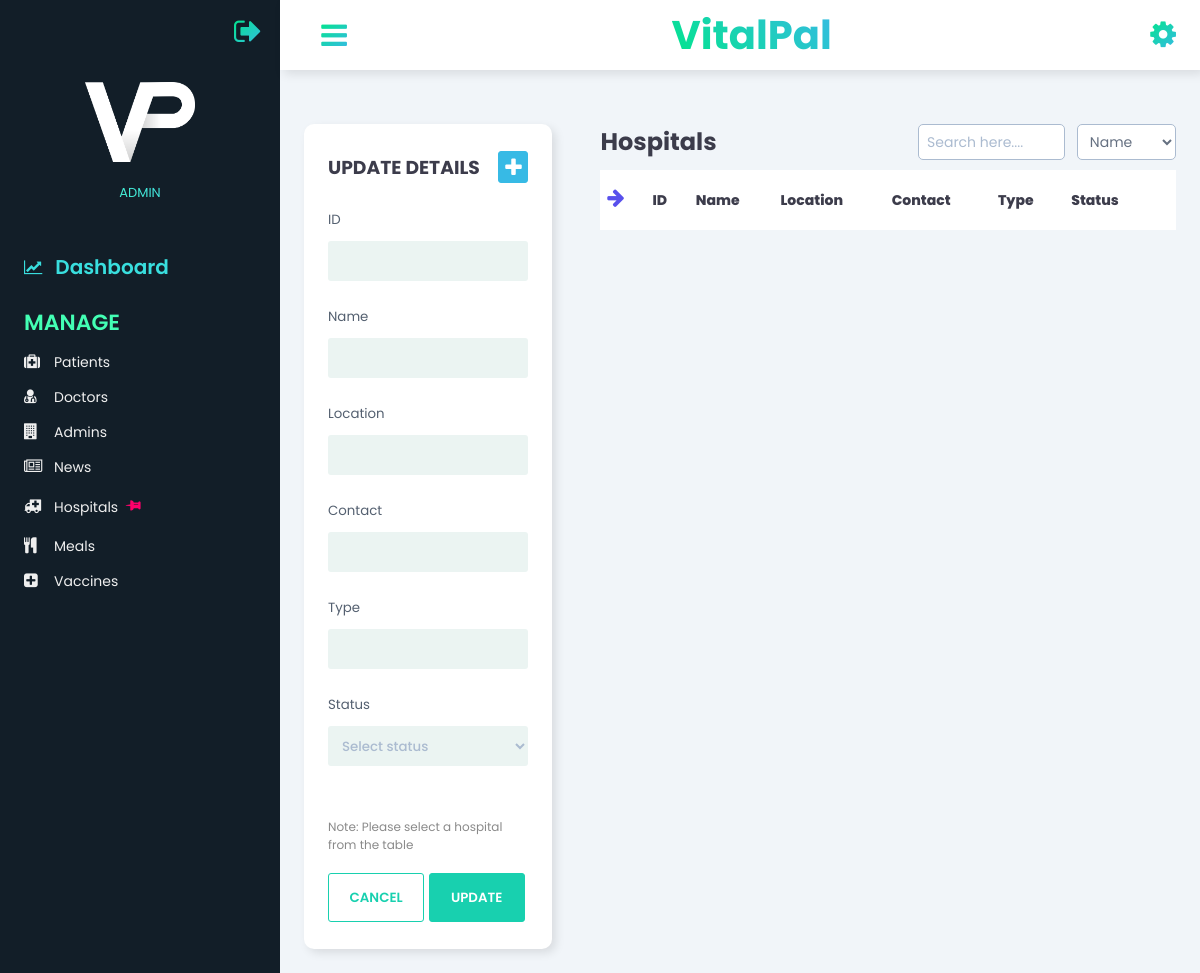
/admin/Hospitals.php (signed in), run on an earlier commit of the app's database.
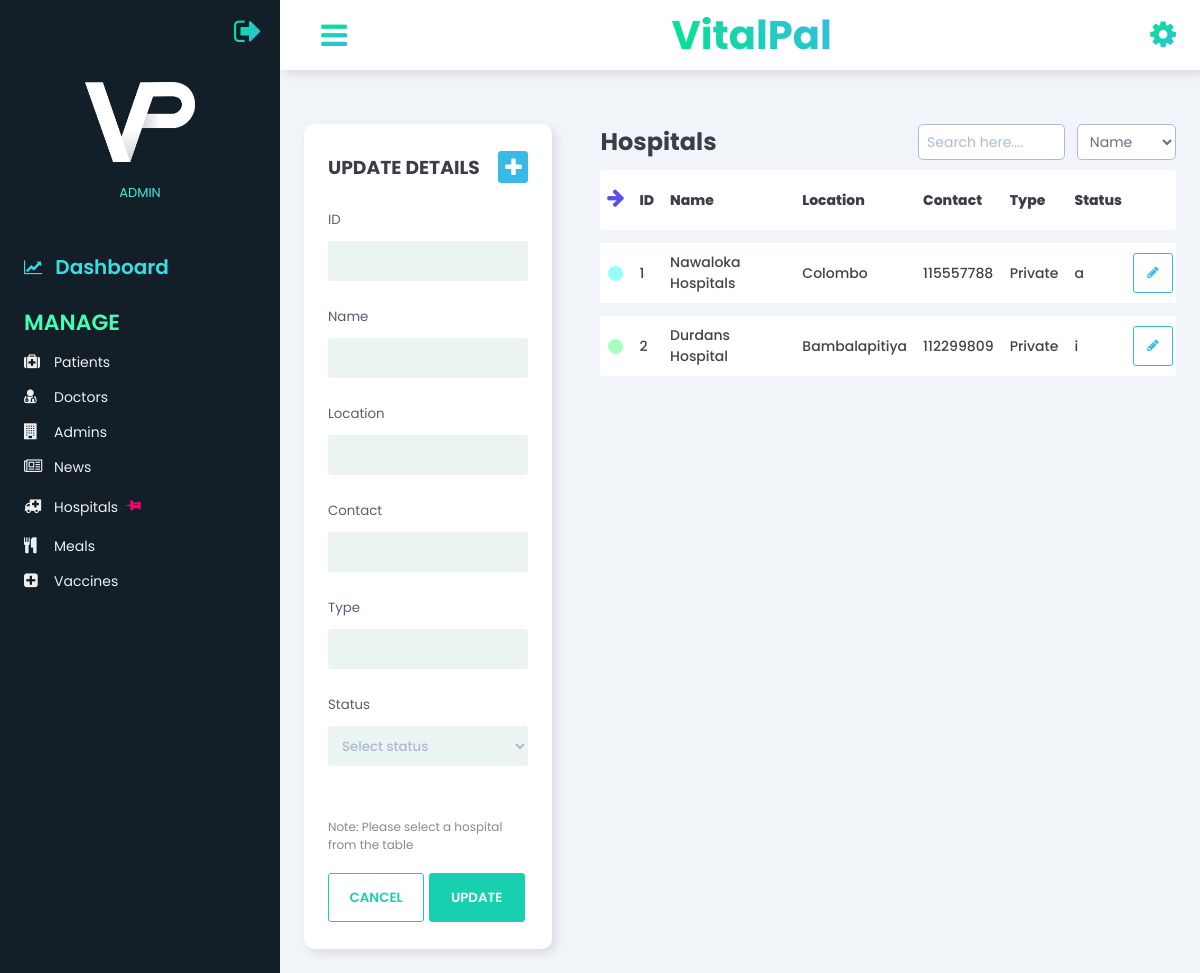
And on a later commit of the database.
### tables this page shows
CREATE TABLE `hospital` (
  `hospital_ID` int(4) NOT NULL,
  `name` varchar(20) NOT NULL,
  `location` varchar(20) NOT NULL,
  `contact` int(10) NOT NULL,
  `type` varchar(10) NOT NULL,
  `h_status` varchar(1) NOT NULL
);

### classes/hospitals.php (called while the page is built, shortened)
<?php
    class Hospital {
        public function __construct() {
            $con = mysqli_connect(HOST, USER, PASS, DB) or die('Connection Error! '.mysqli_error());
            $this->vpc=$con;
        }
        public function h_fetchdata(){
            $result=mysqli_query($this->vpc,"SELECT * FROM hospital");
            return $result;
        }
    }
?>

### admin/Hospitals.php (the view, shortened to what the changed rows need)
<?php
include_once("../classes/hospitals.php");
?>
<!DOCTYPE html>
<html>
    <head>
        <link rel="stylesheet" href="../css/style_3.css?v=<?php echo time(); ?>">
        <link href="https://stackpath.bootstrapcdn.com/font-awesome/4.7.0/css/font-awesome.min.css" rel="stylesheet">
    </head>
<body>
    <div class="main-content">
        <header>
            <div class="header-heading">
                <a href="Dashboard.php"><h2>VitalPal</h2></a>
            </div>
        </header>
        <main>
            <div class="grid">
                <div class="data">
                    <div class="filtering">
                        <h2>Hospitals</h2>
                    </div>
                    <div class="table-responsive">
                        <table id="table" width="100%">
                            <tbody>
                                <?php
                                    include_once '../classes/hospitals.php';
                                    $fetchdata=new Hospital();
                                    $sql=$fetchdata->h_fetchdata();
                                    $cnt=1;
                                    while($row=mysqli_fetch_array($sql))
                                    {
                                echo '
                                <tr>
                                    <td>
                                        <div>
                                            <span class="indicator"></span>
                                        </div>
                                    </td>
                                    <td id=id'.$cnt.'>
                                        <div>
                                            '.$row['hospital_ID'].'
                                        </div>
                                    </td>
                                    <td id=name'.$cnt.'>
                                        <div>
                                            '.$row['name'].'
                                        </div>
                                    </td>
                                    <td id=location'.$cnt.'>
                                        <div>
                                            '.$row['location'].'
                                        </div>
                                    </td>
                                    <td id=contact'.$cnt.'>
                                        <div>
                                            '.$row['contact'].'
                                        </div>
                                    </td>
                                    <td id=type'.$cnt.'>
                                        <div>
                                            '.$row['type'].'
                                        </div>
                                    </td>
                                    <td id=status'.$cnt.'>
                                        <div>
                                            '.$row['h_status'].'
                                        </div>
                                    </td>
                                    <td>
                                        <div class="update">
                                            <button  id="updaterow" onclick="loadData('.$cnt.')"><span class="fa fa-pencil"></span></button>
                                        </div>
                                    </td>
                                </tr>
                                ';
                                   $cnt++;
                                    }
                                ?>
                            </tbody>
                        </table>
                    </div>
                </div>
            </div>
        </main>
    </div>
</body>
</html>

What changed in the data, as far as the page shows it:
added hospital: hospital_ID "1", name "Nawaloka Hospitals", location "Colombo", contact "115557788", type "Private", h_status "a"
added hospital: hospital_ID "2", name "Durdans Hospital", location "Bambalapitiya", contact "112299809", type "Private", h_status "i"
